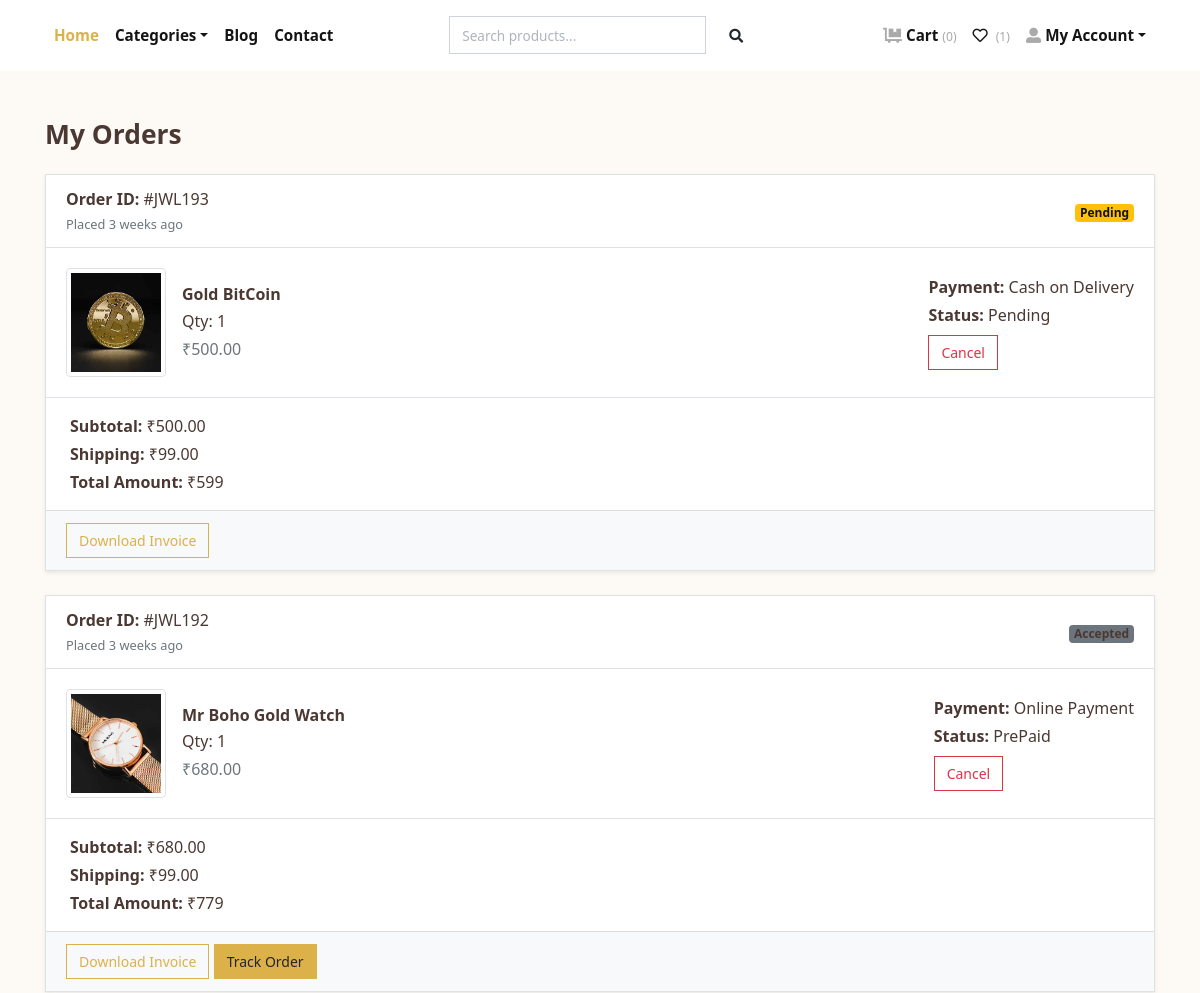
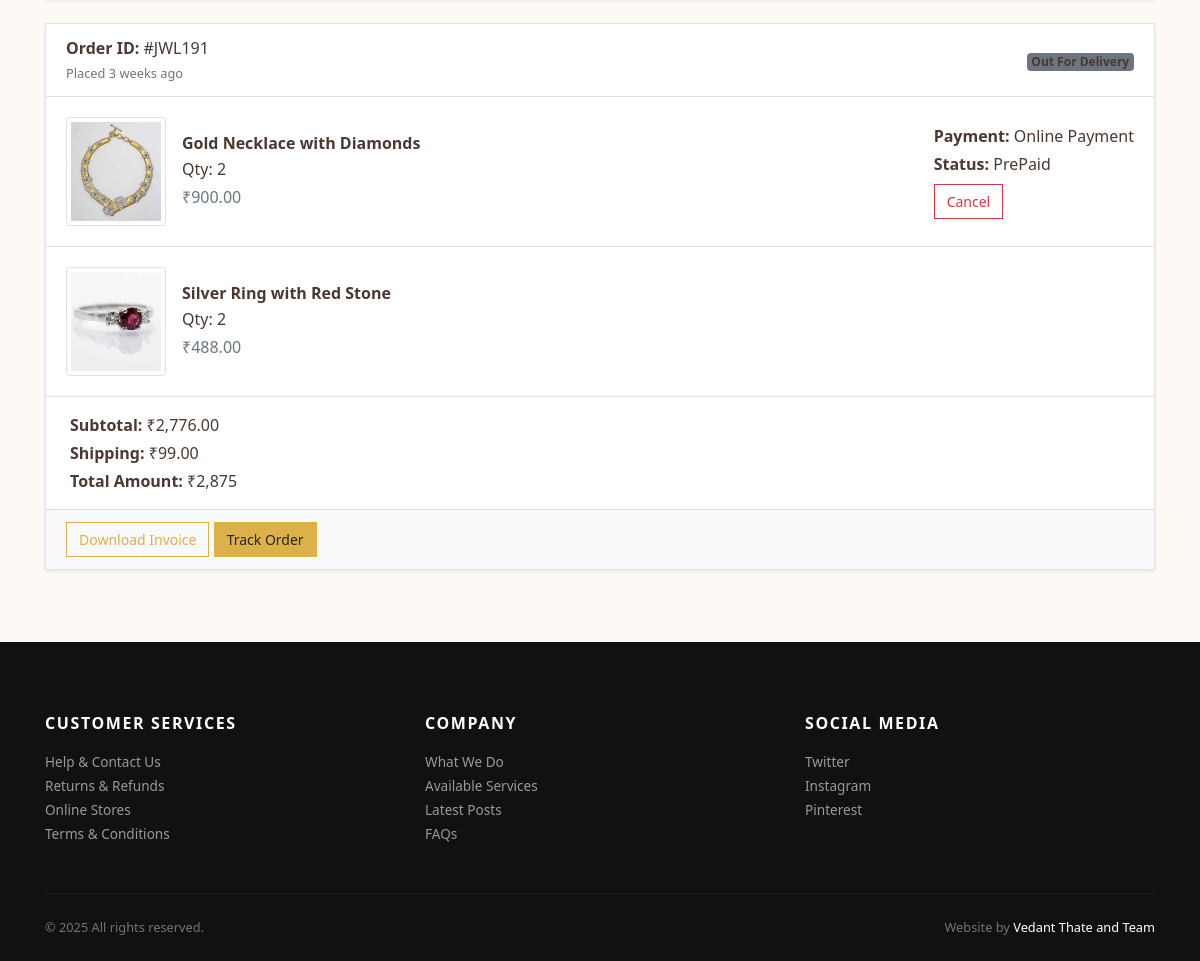
Page /orders/ (signed in) on the committed database (2 pictures, top to bottom).
### store/models.py (models this page shows, shortened)
class Order(models.Model):
    PAYMENT_METHODS = [
        ('COD', 'Cash on Delivery'),
        ('Online', 'Online Payment'),
    ]
    user = models.ForeignKey(User, verbose_name="User", on_delete=models.CASCADE)
    address = models.ForeignKey(Address, verbose_name="Shipping Address", on_delete=models.CASCADE)
    product = models.ForeignKey(Product, verbose_name="Product", on_delete=models.CASCADE, blank=True, null=True)
    quantity = models.PositiveIntegerField(verbose_name="Quantity", blank=True, null=True)
    amount = models.DecimalField(max_digits=10, decimal_places=2, verbose_name="Total Amount",default=0)
    shipping_charge = models.DecimalField(max_digits=10, decimal_places=2, default=99.00)
    ordered_date = models.DateTimeField(auto_now_add=True, verbose_name="Ordered Date")
    razorpay_order_id = models.CharField(max_length=100,null=True,blank=True)
    razorpay_payment_id = models.CharField(max_length=100,null=True,blank=True)
    razorepay_payment_signature = models.CharField(max_length=100,null=True,blank=True)
    payment_method = models.CharField(max_length=10, choices=PAYMENT_METHODS, default='COD')  # New field
    payment_status = models.CharField(max_length=20, default='Pending')  # Optional field
    tracking_uid = models.CharField(max_length=100, unique=True, blank=True, null=True)
    estimated_delivery = models.DateTimeField(null=True, blank=True)
    updated_at = models.DateTimeField(auto_now=True)
    status = models.CharField(
        choices=STATUS_CHOICES,
        max_length=50,
        default="Pending"
        )
    @property
    def subtotal(self):
        return sum(item.price * item.quantity for item in self.items.all())

class OrderItem(models.Model):
    order = models.ForeignKey(Order, related_name="items", on_delete=models.CASCADE)
    product = models.ForeignKey(Product, on_delete=models.CASCADE)
    quantity = models.PositiveIntegerField()
    price = models.DecimalField(max_digits=10, decimal_places=2)

class Product(models.Model):
    title = models.CharField(max_length=150, verbose_name="Product Title")
    slug = models.SlugField(max_length=160, verbose_name="Product Slug")
    sku = models.CharField(max_length=255, unique=True, verbose_name="Unique Product ID (SKU)")
    short_description = models.TextField(verbose_name="Short Description")
    detail_description = models.TextField(blank=True, null=True, verbose_name="Detail Description")
    product_image = models.ImageField(upload_to='product', blank=True, null=True, verbose_name="Product Image")
    price = models.DecimalField(max_digits=8, decimal_places=2)
    category = models.ForeignKey(Category, verbose_name="Product Categoy", on_delete=models.CASCADE)
    is_active = models.BooleanField(verbose_name="Is Active?")
    is_featured = models.BooleanField(verbose_name="Is Featured?")
    created_at = models.DateTimeField(auto_now_add=True, verbose_name="Created Date")
    updated_at = models.DateTimeField(auto_now=True, verbose_name="Updated Date")
    class Meta:
        verbose_name_plural = 'Products'
        ordering = ('-created_at', )

### store/views.py (the view)
# urls.py: path('orders/', views.orders, name="orders"),
@login_required
def orders(request):
    all_orders = Order.objects.filter(user=request.user).order_by('-ordered_date')
    return render(request, 'store/orders.html', {'orders': all_orders})

### store/context_preprocessors.py (called while the page is built)
def store_menu(request):
    categories = Category.objects.filter(is_active=True)
    context = {
        'categories_menu': categories,
    }
    return context

def cart_menu(request):
    if request.user.is_authenticated:
        cart_items= Cart.objects.filter(user=request.user)
        context = {
            'cart_items': cart_items,
        }
    else:
        context = {}
    return context

### templates/store/orders.html (shortened to what this page needs)
{% extends 'base.html' %}
{% load static %}
{% load humanize %}
{% block content %}
<div class="container py-5">
  <h3 class="mb-4">My Orders</h3>
  {% if orders %}
    {% for order in orders %}
    <div class="card shadow-sm mb-4">
      <div class="card-header bg-white d-flex justify-content-between align-items-center">
        <div>
          <strong>Order ID:</strong> #JWL{{ order.id }}<br>
          <small class="text-muted">Placed {{ order.ordered_date|naturaltime }}</small>
        </div>
        <div>
          <span class="badge
            {% if order.status == 'Delivered' %} bg-success
            {% elif order.status == 'Pending' %} bg-warning text-dark
            {% elif order.status == 'Cancelled' %} bg-danger
            {% else %} bg-secondary {% endif %}">
            {{ order.status }}
          </span>
        </div>
      </div>
      {% for item in order.items.all %}
      <div class="card-body d-flex align-items-center border-bottom">
        <a class="reset-anchor d-block" href="{% url 'store:product-detail' item.product.slug %}">
          <img src="{{ item.product.product_image.url }}" alt="{{ item.product.title }}" class="img-thumbnail me-3" width="100">
        </a>
        <div class="flex-grow-1">
          <a class="reset-anchor d-block" href="{% url 'store:product-detail' item.product.slug %}">
            <h6 class="mb-1 ml-3">{{ item.product.title }}</h6>
          </a>
          <p class="mb-1 ml-3">Qty: {{ item.quantity }}</p>
          <p class="mb-0 text-muted ml-3">₹{{ item.price|intcomma }}</p>
        </div>
        {% if forloop.first %}
        <div class="text-end ms-auto">
          <p class="mb-1"><strong>Payment:</strong> {{ order.get_payment_method_display }}</p>
          <p class="mb-1"><strong>Status:</strong> {{ order.payment_status }}</p>
          {% if order.status not in "Cancelled,Delivered,On The Way" %}
          <form method="post" action="{% url 'store:cancel_order' order.id %}" class="mt-2">
            <button class="btn btn-sm btn-outline-danger">Cancel</button>
          </form>
          {% endif %}
        </div>
        {% endif %}
      </div>
      {% endfor %}
      <div class="px-4 py-3">
        <p class="mb-1"><strong>Subtotal:</strong> ₹{{ order.subtotal|intcomma }}</p>
        <p class="mb-1"><strong>Shipping:</strong> ₹{{ order.shipping_charge }}</p>
        <p class="mb-0"><strong>Total Amount:</strong> ₹{{ order.subtotal|add:order.shipping_charge|intcomma }}</p>
      </div>
      <div class="card-footer text-end bg-light">
        <a href="#" class="btn btn-sm btn-outline-primary">Download Invoice</a>
        {% if order.status != 'Cancelled' and order.status != 'Pending' %}
        <a href="{% url 'store:track_order_direct' order.tracking_uid %}" class="btn btn-sm btn-primary">Track Order</a>
        {% endif %}
      </div>
    </div>
    {% endfor %}
  {% else %}
    <div class="text-center py-5">
      <h4>No orders yet!</h4>
      <a href="{% url 'store:home' %}" class="btn btn-primary mt-3">Shop Now</a>
    </div>
  {% endif %}
</div>
{% endblock content %}

### templates/navbar.html (shortened to what this page needs)
{% load static %}
<header class="header bg-white">
  <div class="container px-0 px-lg-3">
    <nav class="navbar navbar-expand-lg navbar-light py-3 px-lg-0">
      <div class="collapse navbar-collapse" id="navbarSupportedContent">
        <ul class="navbar-nav mr-auto">
          <li class="nav-item">
            <a class="nav-link active" href="{% url 'store:home' %}">Home</a>
          </li>
          <li class="nav-item dropdown">
            <a class="nav-link dropdown-toggle" id="pagesDropdown" href="#" data-toggle="dropdown" aria-haspopup="true"
              aria-expanded="false">Categories</a>
          </li>
          <li class="nav-item">
            <a class="nav-link" href="{% url 'store:blog_list' %}">Blog</a>
          </li>
          <li class="nav-item">
            <a class="nav-link" href="{% url 'store:contact' %}">Contact</a>
          </li>
        </ul>
        <div class="d-flex align-items-center">
          <form method="GET" action="{% url 'store:search' %}" class="form-inline d-none d-lg-block">
            <div class="input-group">
              <input type="text" name="q" class="form-control" placeholder="Search products..." aria-label="Search" required>
              <div class="input-group-append">
                <button class="btn" type="submit" style="border: none; background-color: transparent;">
                  <i class="fas fa-search fa-sm"></i>
                </button>
              </div>
            </div>
          </form>
        </div>
        <ul class="navbar-nav ml-auto">
          {% if request.user.is_authenticated %}
          <li class="nav-item">
            <a class="nav-link" href="{% url 'store:cart' %}">
              <i class="fas fa-dolly-flatbed mr-1 text-gray"></i>Cart
              <small class="text-gray">({{ cart_items.count }})</small>
            </a>
          </li>
          <li class="nav-item">
            <a class="nav-link" href="{% url 'store:wishlist' %}">
              <i class="far fa-heart mr-1"></i>
              <small class="text-gray">({{ user.wishlist_set.count }})</small>
            </a>
          </li>
          <li class="nav-item dropdown">
            <a class="nav-link dropdown-toggle" id="userDropdown" href="#" data-toggle="dropdown" aria-haspopup="true"
              aria-expanded="false"><i class="fas fa-user-alt mr-1 text-gray"></i>My Account</a>
          </li>
          {% else %}
          <li class="nav-item"><a class="nav-link" href="{% url 'store:login' %}">Login</a></li>
          <li class="nav-item"><a class="nav-link" href="{% url 'store:register' %}">Create Account</a></li>
          {% endif %}
        </ul>
      </div>
    </nav>
  </div>
</header>

### jewelryshop/static/css/style.default.css (style rules this page uses)
.text-gray { color: #aaa !important; }
strong { font-weight: 700; }
.navbar { position: relative; }
.reset-anchor { color: inherit; transition: all 0.3s; }
.navbar { padding: 0.5rem 1rem; }
.navbar-light .navbar-nav .nav-link { color: rgba(17, 17, 17, 0.99); font-weight: 800; font-size: 0.95rem; transition: all 0.3s; }
.navbar-light .navbar-nav .show > .nav-link, .navbar-light .navbar-nav .active > .nav-link, .navbar-light .navbar-nav .nav-link.show, .navbar-light .navbar-nav .nav-link.active { color: #dcb14a; }
.btn { font-weight: 400; border: 1px solid transparent; font-family: inherit; padding: 0.375rem 1.5rem; font-size: 1rem; line-height: 1.5; border-radius: 0; transition: color 0.15s ease-in-out, background-color 0.15s ease-in-out, border-color 0.15s ease-in-out, box-shadow 0.15s ease-in-out; }
.btn-primary { color: #212529; background-color: #dcb14a; border-color: #dcb14a; }
.btn-outline-primary { color: #dcb14a; background-color: transparent; background-image: none; border-color: #dcb14a; }
.btn-outline-danger { color: #dc3545; background-color: transparent; background-image: none; border-color: #dc3545; }
.btn-sm { padding: 0.375rem 0.75rem; font-size: 0.875rem; line-height: 1.5; border-radius: 0; }
body { font-family: "Libre Franklin", sans-serif; font-size: 1rem; font-weight: 400; line-height: 1.5; color: #111111; background-color: #fff; }
a { color: #dcb14a; text-decoration: none; }
h1, h2, h3, h4, h5, h6, .h1, .h2, .h3, .h4, .h5, .h6 { margin-bottom: 0.5rem; font-family: inherit; font-weight: 900; line-height: 1.2; color: inherit; }
h3, .h3 { font-size: 1.65rem; }
h6, .h6 { font-size: 1rem; }
small, .small { font-size: 80%; font-weight: 400; }
.bg-secondary { background-color: #6c757d !important; }
.bg-warning { background-color: #ffc107 !important; }
.bg-light { background-color: #f8f9fa !important; }
.text-dark { color: #111111 !important; }
.shadow-sm { box-shadow: 0 0.125rem 0.25rem rgba(17, 17, 17, 0.075) !important; }
.form-control { padding: 0.375rem 0.75rem; font-size: 1rem; line-height: 1.5; color: #495057; background-color: #fff; border: 1px solid #ced4da; border-radius: 0; transition: border-color 0.15s ease-in-out, box-shadow 0.15s ease-in-out; }
.form-control::placeholder { color: #adb5bd; font-size: 0.85rem; font-weight: 400; }
.nav-link { padding: 0.5rem 1rem; }
.card { background-color: #fff; border: 1px solid rgba(17, 17, 17, 0.125); border-radius: 0; }
.card-body { padding: 1.25rem; }
.card-header { padding: 0.75rem 1.25rem; background-color: rgba(17, 17, 17, 0.03); border-bottom: 1px solid rgba(17, 17, 17, 0.125); }
.card-header:first-child { border-radius: calc(0 - 1px) calc(0 - 1px) 0 0; }
.card-footer { padding: 0.75rem 1.25rem; background-color: #f8f9fa; border-top: 1px solid rgba(17, 17, 17, 0.125); }
.card-footer:last-child { border-radius: 0 0 calc(0 - 1px) calc(0 - 1px); }

### jewelryshop/static/css/stylecontact.css (style rules this page uses)
body { font-family: 'Segoe UI', sans-serif; background-color: #fdfaf6; color: #4b3832; }

### jewelryshop/static/css/styleblog.css (style rules this page uses)
body { background-color: #fdfaf6; color: #4b3832; font-family: 'Segoe UI', sans-serif; }

### rows in the picture
Order: id "193", ordered_date "3 weeks ago", status "Pending", payment_method "Cash on Delivery", payment_status "Pending", subtotal "500.00", shipping_charge "99.00", subtotal|add "599"
OrderItem: product.product_image (picture), product "Gold BitCoin", quantity "1", price "500.00", shows "Cancel"
Order: id "192", ordered_date "3 weeks ago", status "Accepted", payment_method "Online Payment", payment_status "PrePaid", subtotal "680.00", shipping_charge "99.00", subtotal|add "779", shows "Track Order"
OrderItem: product.product_image (picture), product "Mr Boho Gold Watch", quantity "1", price "680.00", shows "Cancel"
Order: id "191", ordered_date "3 weeks ago", status "Out For Delivery", payment_method "Online Payment", payment_status "PrePaid", subtotal "2,776.00", shipping_charge "99.00", subtotal|add "2,875", shows "Track Order"
OrderItem: product.product_image (picture), product "Gold Necklace with Diamonds", quantity "2", price "900.00", shows "Cancel"
OrderItem: product.product_image (picture), product "Silver Ring with Red Stone", quantity "2", price "488.00"

### other values in the picture
{{ cart_items.count }} "0"
{{ user.wishlist_set.count }} "1"
